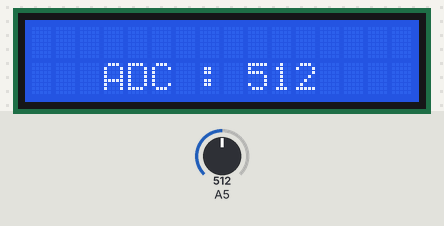
The sketch below on a simulated Arduino Uno, built with avr-gcc and run on an emulated ATmega328P. Shown: 16×2 character LCD. The inputs (shaded band) are chosen by the test bench; at power-on: A5 = 512.

Above: at 1.2 s.
1.3 s: A5 set to 716
At 1.7 s:
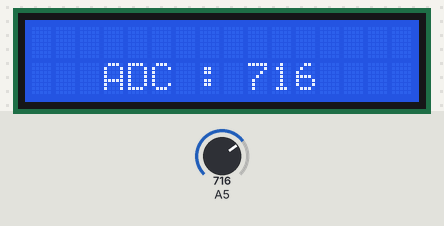
2.8 s: A5 set to 900
At 4.0 s:
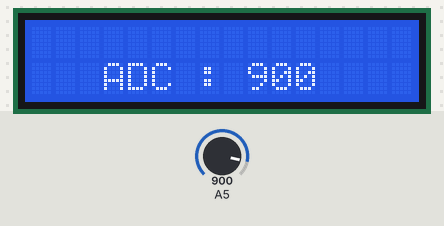
4.3 s: A5 set to 1023
At 5.2 s:
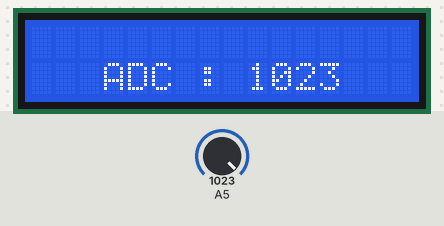
Timing chart, 0 to 7.3 s (numbered marks = the images above; inputs shaded):
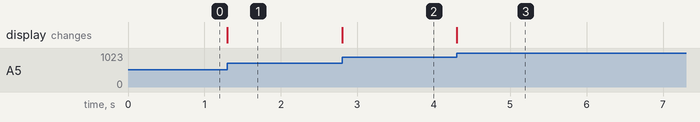

Measured:
- after the input at 1.3 s, the display: changes at once (image 1)
- after the input at 2.8 s, the display: changes at once (image 2)
- after the input at 4.3 s, the display: changes at once (image 3)

The sketch:

ADC_in_Arduino.ino
```cpp
#include <LiquidCrystal.h>

const int rs = 5, en = 4, d4 = 3, d5 = 2, d6 = 1, d7 = 0;

LiquidCrystal lcd(rs, en, d4, d5, d6, d7);

int adc = 0;

void setup() {
  pinMode(A5, INPUT);
  lcd.begin(16, 2);
  lcd.setCursor(3,1);
  lcd.print("ADC : ");
}

void loop() {
  adc = analogRead(A5);

  lcd.setCursor(9, 1);

  lcd.print(adc);
}
```
